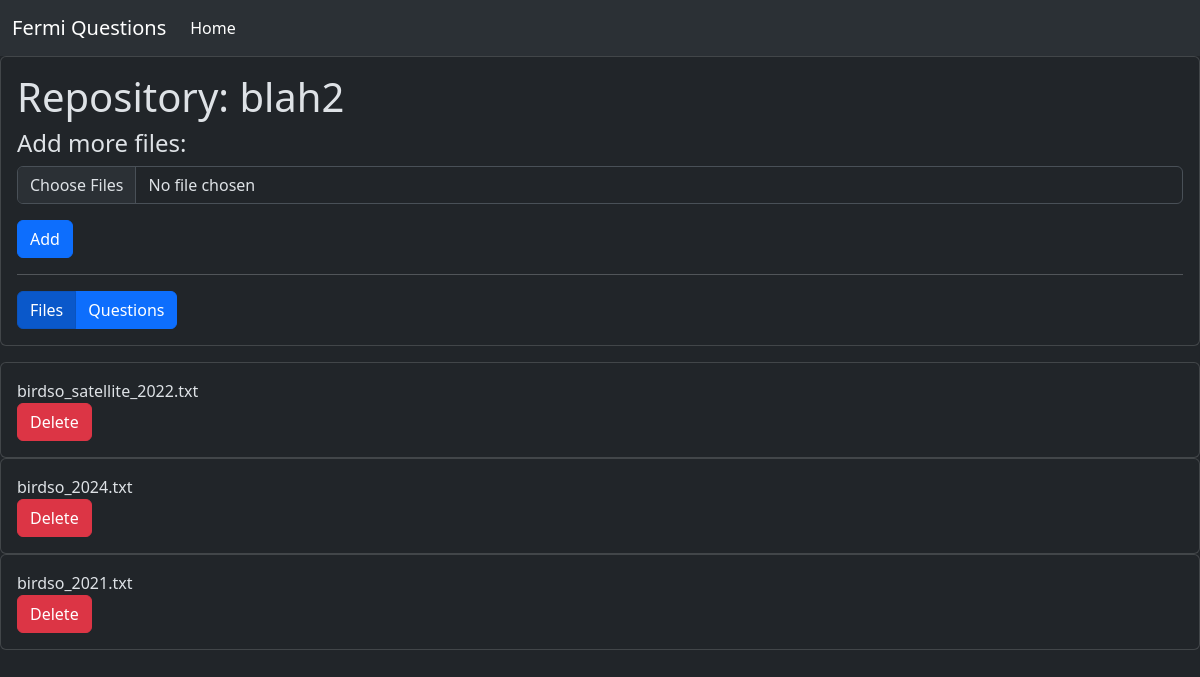
/view-repository/2/, run on the app's committed database.
### data/models.py (models this page shows)
class Repository(models.Model):
    name=models.CharField(max_length=500)

class File(models.Model):
    repository = models.ForeignKey(Repository, on_delete=models.CASCADE)
    name=models.CharField(max_length=500)

### data/views.py (the view, shortened to what this page needs)
# urls.py: path('view-repository/<str:pk>/', views.repository_view, name='repository_view'),
def repository_view(request, pk):
    repository = get_object_or_404(Repository, id=pk)
    repository_files = File.objects.filter(repository = repository)
    print(repository_files)
    form = AddFilesToRepositoryForm(request.POST or None, request.FILES or None)
    context = {
        "repository" : repository,
        "repository_files" : repository_files,
        "form" : form,
    }
    return render(request, "data/repository_view.html", context)

### data/forms.py
class AddFilesToRepositoryForm(forms.Form):
    file_field = MultipleFileField(label = "", validators=[validate_file_extension])

### data/templates/data/repository_view.html (shortened to what this page needs)
{% extends "base.html" %}
{% load crispy_forms_tags %}
{% block bodycontent %}
    <div class="card">
        <div class="card-body">
            <h1>Repository: {{repository.name}}</h1>
            <h4>Add more files:</h4>
            <form method="POST" enctype="multipart/form-data">
                {{ form|crispy}}
                <input type="submit" value="Add" class="btn btn-primary">
            </form>
            <hr>
            <div class="btn-group">
                <a href="{% url 'repository_view' repository.id %}" class="btn btn-primary active" aria-current="page">Files</a>
                <a href="{% url 'repository_view_w_questions' repository.id %}" class="btn btn-primary">Questions</a>
            </div>
        </div>
    </div>
    <p id="info-block">
        <div id="files-block">
        {% for f in repository_files %}
        <div class="card">
            <div class="card-body">
            {{f.name}}
            <form class="delete-file-form" method="post" action="{% url 'delete_file' %}">
                <input type="submit" class="btn btn-danger" value="Delete"/>
            </form>
            </div>
        </div>
        {% endfor %}
    </div>
    </p>
{% endblock %}

### data on the page
Repository: name "blah2"
File: name "birdso_satellite_2022.txt"
File: name "birdso_2024.txt"
File: name "birdso_2021.txt"
